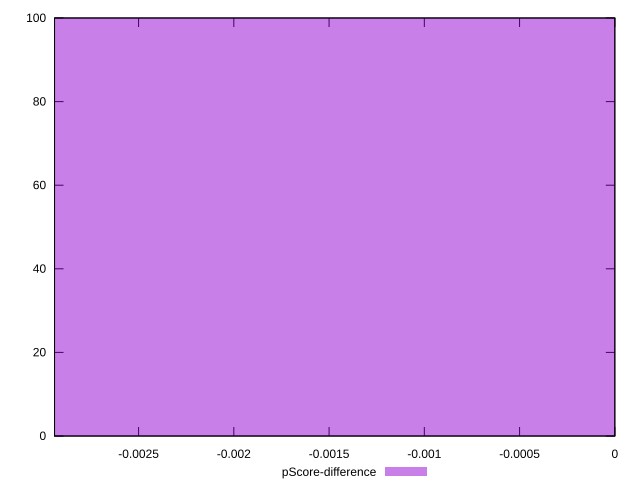

Write the gnuplot code that produced this figure.
reset

$pScoreDifference <<EOF
0 100
EOF

set key outside below
set boxwidth 0.1
set xrange [-0.002941176470588225:0]
set yrange [0:100]
set trange [0:100]
set style fill transparent solid 0.5 noborder
set terminal svg size 640, 490 enhanced background rgb 'white'
set output "report_00012_2021-02-09T11:01:39.952Z/offscreen-images/samples/pages+cached/pScore-difference/histogram.svg"

plot $pScoreDifference title "pScore-difference" with boxes

reset
